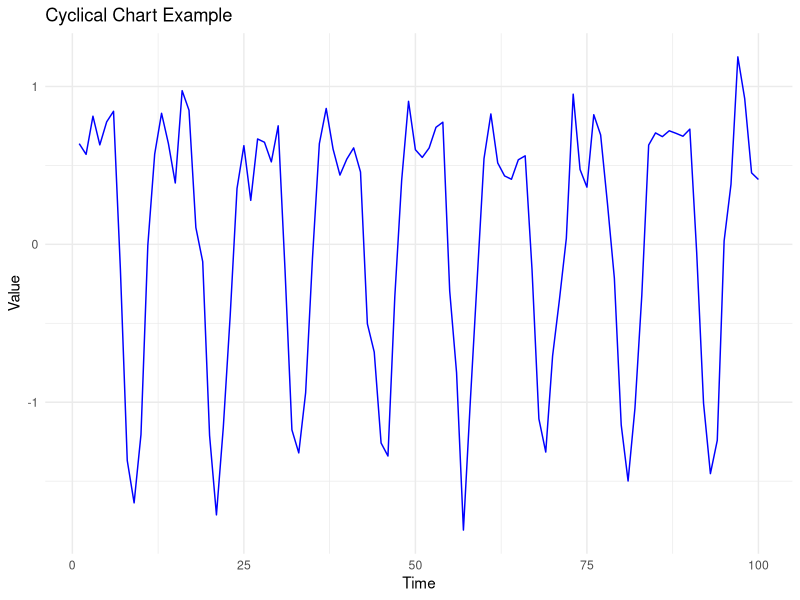

Here is the R script that generated this plot:
# Load required libraries
library(ggplot2)
library(dplyr)

# Simulate data with a cyclical pattern
set.seed(123)
time <- seq(1, 100, by = 1)
cyclical_data <- data.frame(
  Time = time,
  Value = sin(2 * pi * time / 12) + 0.5 * cos(2 * pi * time / 6) + rnorm(100, mean = 0, sd = 0.2)
)

# Plot the cyclical chart
ggplot(cyclical_data, aes(x = Time, y = Value)) +
  geom_line(color = "blue") +
  labs(x = "Time", y = "Value", title = "Cyclical Chart Example") +
  theme_minimal()
